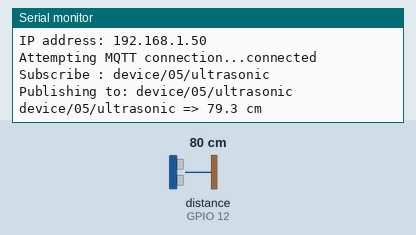
Recording of a sketch running on a simulated ESP8266 (NodeMCU). On the bench: the last lines printed to the serial monitor. Wiring (inferred from the names in the program): ultrasonic range finder: trigger GPIO 14; echo GPIO 12. Inputs (shaded band) come from the test bench; at power-on: distance to the obstacle (sensor on GPIO 12) 80 cm. The echo pulse lasts 58.3 µs per cm; WiFi joins after 1.5 s; servers stay silent unless stated; no MQTT or app messages arrive unless stated.

Above: at 2.8 s.
2.9 s: distance to the obstacle (sensor on GPIO 12) set to 2 cm
At 4.7 s:
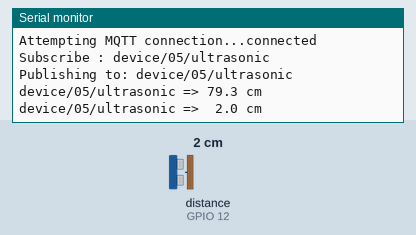
7.5 s: distance to the obstacle (sensor on GPIO 12) set to 4 cm
At 8.9 s:
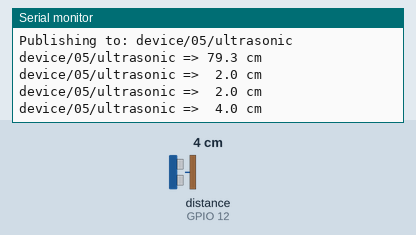

The sketch:

MQTT_Ultrasonic.ino
```cpp
#include <ESP8266WiFi.h>
#include <PubSubClient.h>

// ===== Wi-Fi 설정 =====
const char *ssid =  "5층";   // WiFi 이름
const char *password =  "48864886"; // WiFi 비밀번호

// 번호에 따른 ID와 토픽
const char *MQTT_ID = "ultrasonic_05";
const char *TOPIC = "device/05/ultrasonic";

IPAddress broker(192,168,0,79); // 라즈베리파이 IP
const int MQTT_PORT = 1883;

WiFiClient wclient;
PubSubClient client(wclient);

const int trigPin = 14;
const int echoPin = 12;

long duration;
float distance;

unsigned long previousMillis = 0;
const long interval = 2000;   // 2초 (2000ms)

// Connect to WiFi network
void setup_wifi() {
  Serial.print("\nConnecting to ");
  Serial.println(ssid);

  WiFi.begin(ssid, password); // Connect to network

  while (WiFi.status() != WL_CONNECTED) { // Wait for connection
    delay(500);
    Serial.print(".");
  }

  Serial.println();
  Serial.println("WiFi connected");
  Serial.print("IP address: ");
  Serial.println(WiFi.localIP());
}

// Reconnect to client
void reconnect() {
  // Loop until we're reconnected
  while (!client.connected()) {
    Serial.print("Attempting MQTT connection...");
    // Attempt to connect
    if (client.connect(MQTT_ID)) {
      Serial.println("connected");

      Serial.print("Subscribe : ");
      Serial.println(TOPIC);
      Serial.println('\n');
      client.subscribe(TOPIC, 1);

      Serial.print("Publishing to: ");
      Serial.println(TOPIC);
      Serial.println('\n');

    } else {
      Serial.println(" try again in 5 seconds");
      // Wait 5 seconds before retrying
      delay(5000);
    }
  }
}

float getDistance()
{
  digitalWrite(trigPin, LOW);
  delayMicroseconds(2);
  digitalWrite(trigPin, HIGH);
  delayMicroseconds(10);
  digitalWrite(trigPin, LOW);

  duration = pulseIn(echoPin, HIGH);
  distance = duration * 0.034 / 2.0;

  return distance;
}

void setup() {
  pinMode(trigPin, OUTPUT);
  pinMode(echoPin, INPUT);

  Serial.begin(115200);

  delay(100);
  setup_wifi(); // Connect to network

  client.setServer(broker, MQTT_PORT);
}

void loop() {
  if (!client.connected())  // Reconnect if connection is lost
  {
    reconnect();
  }
  client.loop();

  unsigned long currentMillis = millis();
  if (currentMillis - previousMillis >= interval)
  {
    previousMillis = currentMillis;
    float dist = getDistance();

    if(dist > 0.0)
    {
      char distStr[10];
      dtostrf(distance, 4, 1, distStr);

      client.publish(TOPIC, distStr);
      Serial.println((String)TOPIC + " => " + String(distStr) + " cm");
    }
    else
    {
      Serial.println("측정 실패 (범위 초과)");
    }
  }
}
```

Measured:
- after the input at 2.9 s, the serial monitor: prints a new line after 1.1 s (image 1)
- after the input at 7.5 s, the serial monitor: prints a new line after 0.50 s (image 2)
